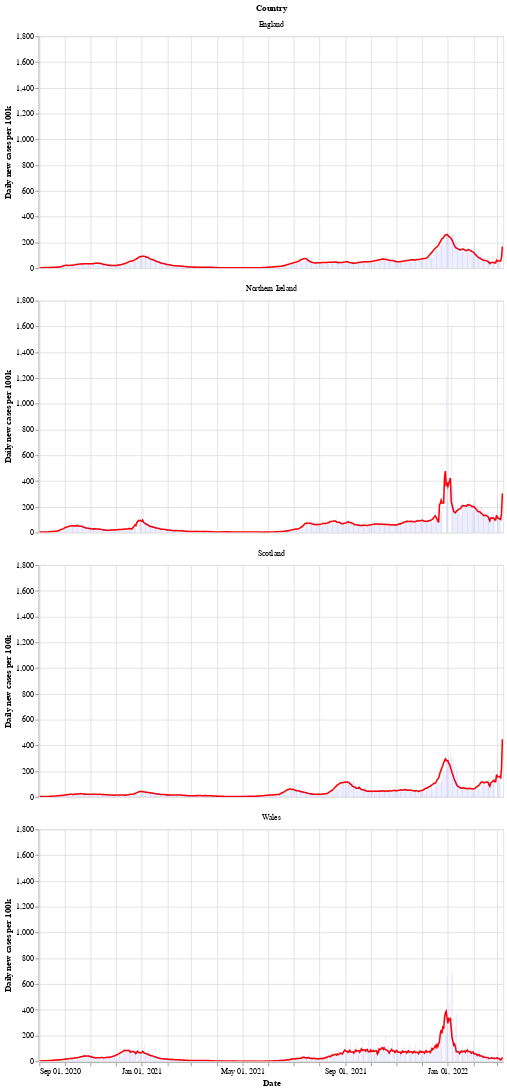

The code cell stored with this chart in its notebook:
### Markdown cell above
Next is a bar chart of the number of new cases in each country (per 100k population), with the 7 day moving average of cases. Again we see that Wales saw a longer period of raising and falling cases compared to the other countries.

After a period of cases falling, each nation is now seeing a rise in the number of cases - especially in Wales.

### Code cell
# collapse
bars = alt.Chart(uk_cases).mark_bar().encode(
    x=alt.X("yearmonthdate(date):T", axis=alt.Axis(title='Date')),
    y=alt.Y("newCasesRate:Q", axis=alt.Axis(title='Daily new cases per 100k')),
    tooltip='newCasesRate',
    color=alt.condition(
        alt.datum.dailyChange > 0,
        alt.value("orange"),  # The positive color
        alt.value("blue")  # The negative color
    )
).properties(title='New cases per 100k population with rolling 7 day average', width=600).interactive()
line = alt.Chart(uk_cases).mark_line(
    color='red',
    size=2,
).transform_window(
    rolling_mean='mean(newCasesRate)',
    frame=[0, 7],
    groupby=['areaName']
).encode(
    x='yearmonthdate(date):T',
    y='rolling_mean:Q'
)
alt.layer(line, bars, data=uk_cases).facet(alt.Row('areaName', title='Country'), columns=1)

### Figure 1 — Vega-Lite specification as saved in the notebook (floating-point values rounded to 4 significant figures; data arrays with more than 128 entries replaced by an {"elided": "..."} marker saying what was removed)
{"config": {"view": {"continuousWidth": 400, "continuousHeight": 300}}, "data": {"name": "data-63d58d12831dc8807a13233fbc3352c6"}, "facet": {"type": "nominal", "field": "areaName", "title": "Country"}, "spec": {"layer": [{"mark": {"type": "line", "color": "red", "size": 2}, "encoding": {"x": {"type": "temporal", "field": "date", "timeUnit": "yearmonthdate"}, "y": {"type": "quantitative", "field": "rolling_mean"}}, "transform": [{"window": [{"op": "mean", "field": "newCasesRate", "as": "rolling_mean"}], "frame": [0, 7], "groupby": ["areaName"]}]}, {"mark": "bar", "encoding": {"color": {"condition": {"value": "orange", "test": "(datum.dailyChange > 0)"}, "value": "blue"}, "tooltip": {"type": "quantitative", "field": "newCasesRate"}, "x": {"type": "temporal", "axis": {"title": "Date"}, "field": "date", "timeUnit": "yearmonthdate"}, "y": {"type": "quantitative", "axis": {"title": "Daily new cases per 100k"}, "field": "newCasesRate"}}, "selection": {"selector002": {"type": "interval", "bind": "scales", "encodings": ["x", "y"]}}, "title": "New cases per 100k population with rolling 7 day average", "width": 600}]}, "columns": 1, "$schema": "https://vega.github.io/schema/vega-lite/v4.8.1.json", "datasets": {"data-63d58d12831dc8807a13233fbc3352c6": {"elided": "2212 records"}}}
